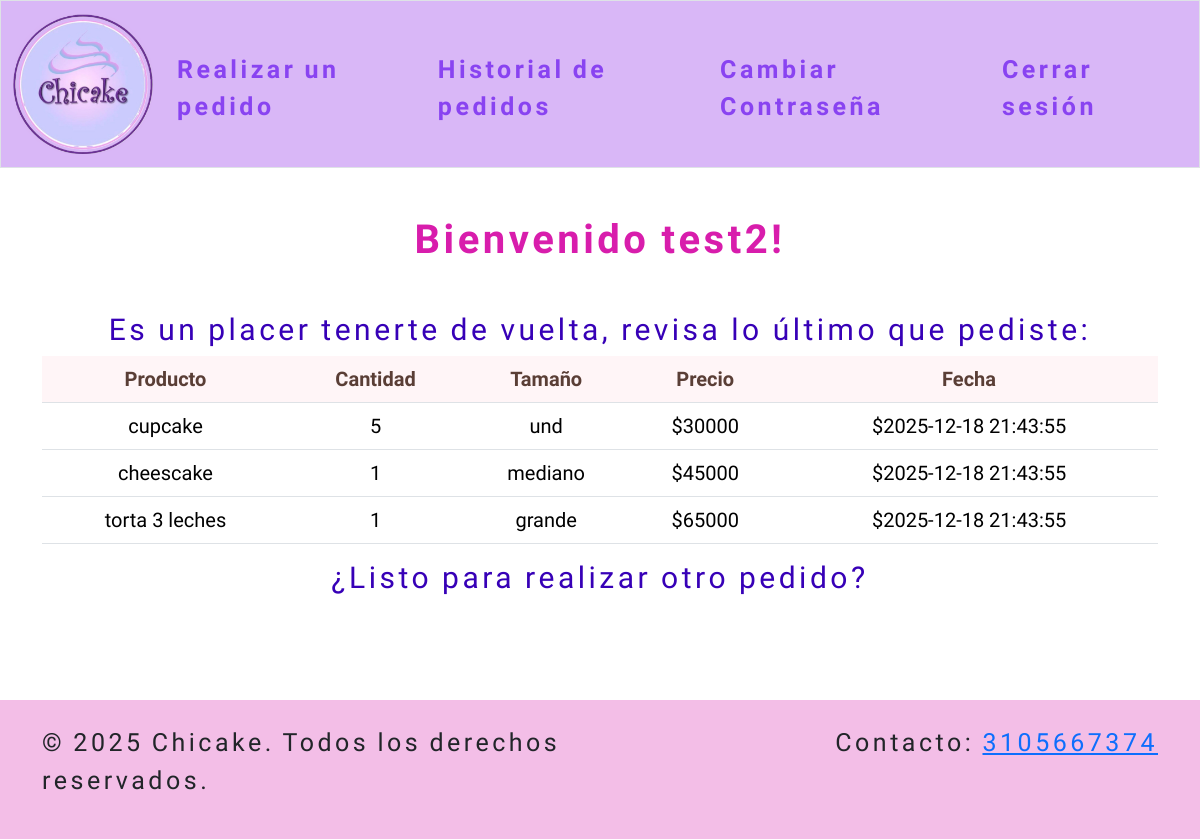
/ (signed in), run on the app's committed database.
### tables this page shows
CREATE TABLE users (id INTEGER PRIMARY KEY AUTOINCREMENT NOT NULL,username TEXT NO NULL, hash TEXT NOT NULL, phone TEXT NOT NULL);

CREATE TABLE users_orders (id INTEGER PRIMARY KEY AUTOINCREMENT NOT NULL, user_id INTEGER NOT NULL, product TEXT NOT NULL, quantity INTEGER NOT NULL, type TEXT NOT NULL, price NUMERIC NOT NULL, date DATETIME NOT NULL DEFAULT CURRENT_TIMESTAMP, FOREIGN KEY(user_id) REFERENCES users(id));

### app.py (the view)
@app.route("/")
def home():
    if "user_id" in session:
        db = get_db()
        cursor = db.execute("SELECT * FROM users WHERE id = ?", (session["user_id"],))
        row = cursor.fetchone()
        cursor = db.execute("SELECT * FROM users_orders WHERE user_id = ? AND date = (SELECT MAX(date) AS 'max date' FROM users_orders WHERE user_id = ?)" , (session["user_id"], session["user_id"],))
        last_order = cursor.fetchall()
        return render_template("userhomepage.html", username=row["username"], last_order=last_order)
    else:
        return render_template("homepage.html")

### app.py (called while the page is built)
def get_db():
    db = getattr(g, "_database", None)
    if db is None:
        db = g._database = sqlite3.connect(DATABASE)
        db.row_factory = sqlite3.Row
    return db

@app.teardown_appcontext
def close_conection(exception):
    db = getattr(g, "_database", None)
    if db is not None:
        db.close()

@app.after_request
def after_request(response):
    response.headers["Cache-Control"] = "no-cache, no-store, must-revalidate"
    response.headers["Expires"] = 0
    response.headers["Pragma"] = "no-cache"
    return response

### templates/userhomepage.html (shortened to what this page needs)
{% extends "layout.html" %}
{% block main %}
    <section class="products">
      <h1 class="mb-5">Bienvenido {{ username }}!</h1>
        <h2>Es un placer tenerte de vuelta, revisa lo último que pediste:</h2>
            <table class="table custom-table">
                <thead>
                    <tr>
                        <th>Producto</th>
                        <th>Cantidad</th>
                        <th>Tamaño</th>
                        <th>Precio</th>
                        <th>Fecha</th>
                    </tr>
                </thead>
                <tbody>
                    {% if not last_order %}
                        <tr>
                            <td colspan="5">Aún no has realizado tu primera compra.</td>
                       </tr>
                    {% else %}
                        {% for row in last_order %}
                        <tr>
                            <td>{{ row.product }}</td>
                            <td>{{ row.quantity }}</td>
                            <td>{{ row.type }}</td>
                            <td>${{ row.price }}</td>
                            <td>${{ row.date }}</td>
                        </tr>
                        {% endfor %}
                    {% endif %}
                </tbody>
            </table>
        <h2>¿Listo para realizar otro pedido?</h2>
    </section>
{% endblock %}

### static/styles.css (style rules this page uses)
h1 { color: #d81dac; font-weight: bold; font-family: 'Euphoria Script'; font-size: 40px; letter-spacing: 3.5px; word-spacing: -1.5px; }
h2 { color: #3700B7; font-family: 'Euphoria Script'; font-size: 30px; letter-spacing: 3.5px; word-spacing: -1.0px; }
.custom-table th { Background-color: #fff5f7; color: #5a3e36; font-family: 'Euphoria Script'; }
.custom-table tr:nth-child(even) { Background-color: #e9ecef; font-family: 'Euphoria Script'; font-size: 20px; }
.custom-table tr:nth-child(odd) { font-family: 'Euphoria Script'; font-size: 20px; }
html, body { height: 100%; margin: 0; }
body { display: flex; flex-direction: column; }

### data on the page
users: username "test2"
users_orders: product "cupcake", quantity "5", type "und", price "30000", date "2025-12-18 21:43:55"
users_orders: product "cheescake", quantity "1", type "mediano", price "45000", date "2025-12-18 21:43:55"
users_orders: product "torta 3 leches", quantity "1", type "grande", price "65000", date "2025-12-18 21:43:55"
